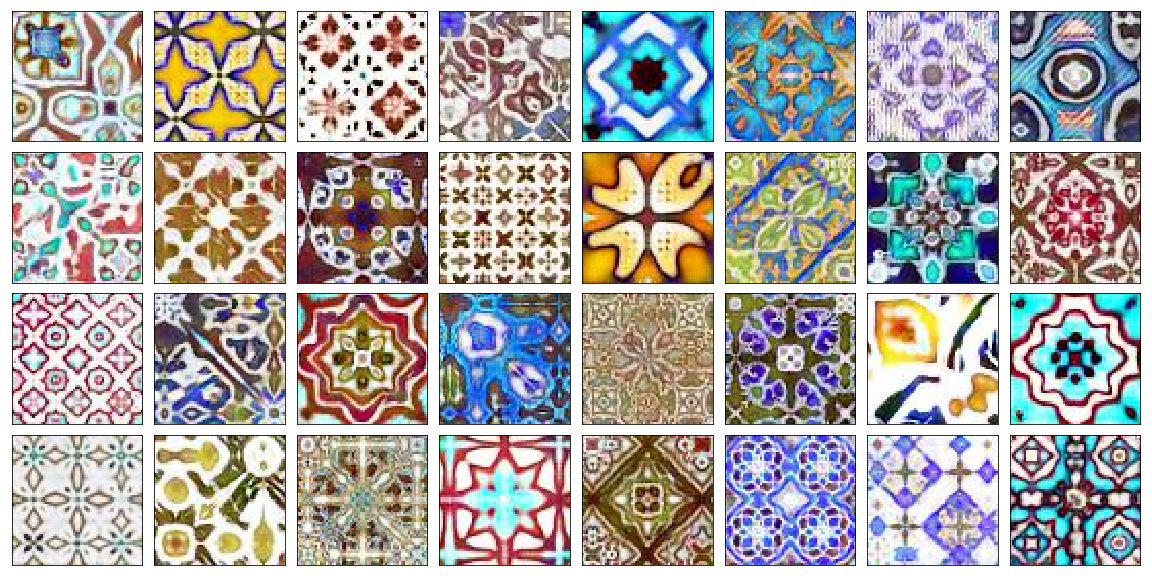
#> input picture pics/0_best.png, 1152 x 576 px
$ python -i image_utils.py   (imports and definitions only)
#> lines starting #> are read from the running program, lines starting #| are printed output that depends on the picture
import cv2


def prepare(img,
            resize=False, new_size=(64, 64),
            apply_contrast=False, contrast_channels=(0, 1, 2)
           ):
    """
    Function to prepare the file by cropping, resizing, increasing contrast, and blurring
    :param img: image to prepare
    :param resize: boolean, to resize or not
    :param new_size: if resize, what new size will be
    :param apply_contrast: boolean, to increase contrast or not
    :param contrast_channels: if apply contrast, in what colour channels
    :return: prepared image
    """
    new_img = crop(img)

    if resize:
        new_img = cv2.resize(new_img, new_size)

    if apply_contrast:
        new_img = increase_contrast(new_img, channels=contrast_channels)

    return new_img


def crop(img):
    """
    Crops image to square starting from upper left
    :param img: image to crop
    :return: cropped image
    """
    new_shape = min(img.shape[0], img.shape[1])

    return img[0:new_shape, 0:new_shape, ...]


def resize(img, new_size=(256, 256)):
    """
    Resizes image
    :param img: image to resize
    :param new_size: size after resizing
    :return: resized image
    """
    return cv2.resize(img, new_size)


def increase_contrast(img, channels=(0, 1, 2)):
    """
    Increases contrast in an image
    :param img: image to alter
    :param channels: list of channels to increase contrast in
    :return: altered image
    """
    equalized = img.copy()

    for k in channels:
        equalized[:, :, k] = cv2.equalizeHist(img[:, :, k])

    return equalized

>>> import cv2
>>> picture = cv2.imread('../pics/0_best.png')
#> picture is the input picture: shape (576, 1152, 3); mean B, G, R 167.5, 169.2, 173.2
>>> result = prepare(picture)
#> in crop, `return img[0:new_shape, 0:new_shape, ...]`:
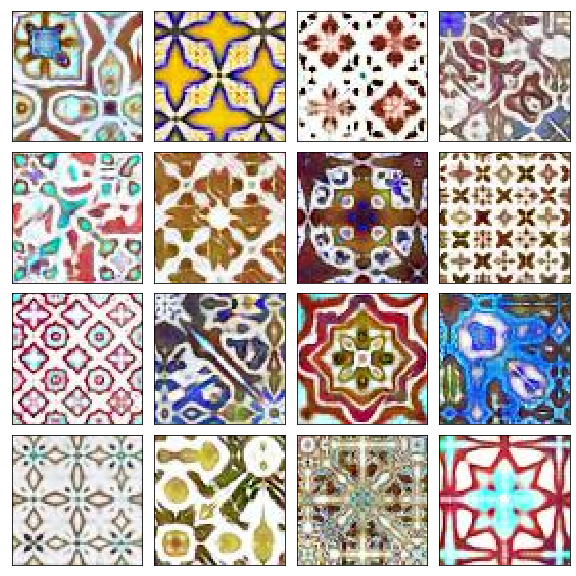
#> returned value: shape (576, 576, 3); mean of channels 0, 1, 2 167, 173.2, 184.5; drawn as B, G, R

$ run again, on pics/1_crawled.png
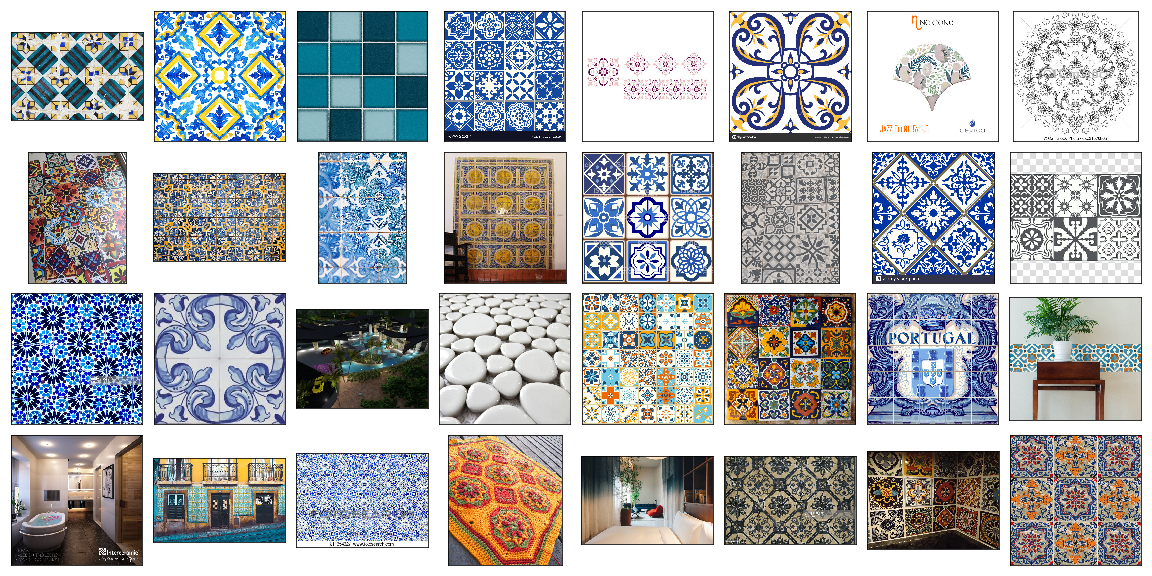
#> input picture pics/1_crawled.png, 1152 x 576 px
#> picture is the input picture: shape (576, 1152, 3); mean B, G, R 178.8, 175.6, 173.3
#> in crop, `return img[0:new_shape, 0:new_shape, ...]`:
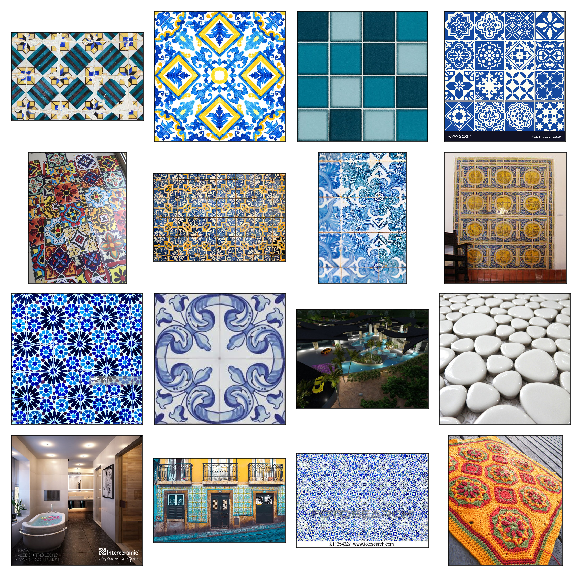
#> returned value: shape (576, 576, 3); mean of channels 0, 1, 2 175, 169.3, 163.6; drawn as B, G, R

$ run again, on pics/3_augmented.png
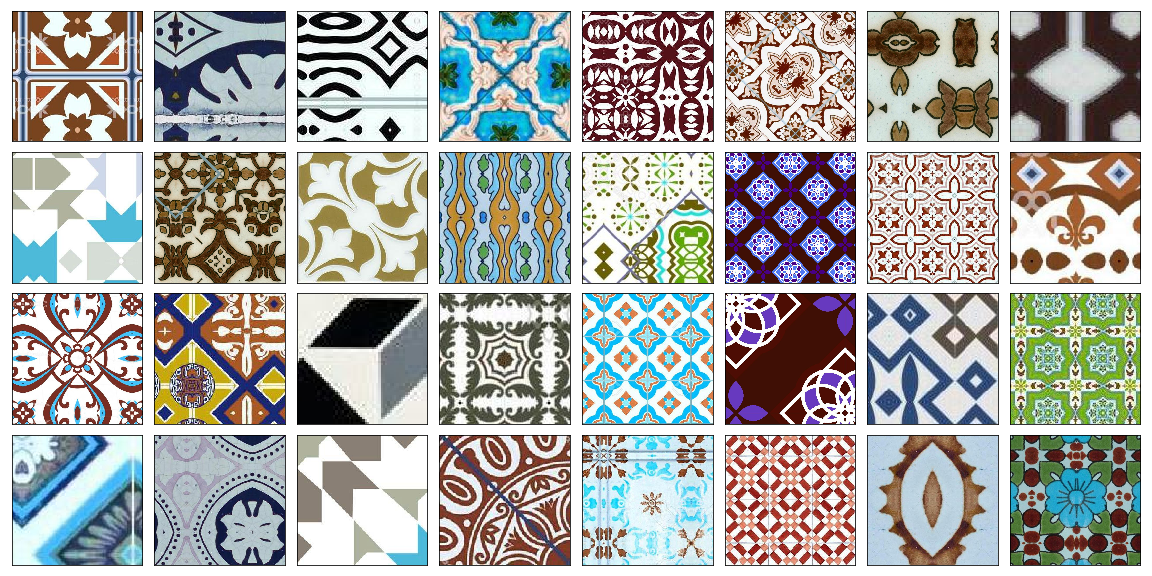
#> input picture pics/3_augmented.png, 1152 x 576 px
#> picture is the input picture: shape (576, 1152, 3); mean B, G, R 168.5, 171.8, 171.7
#> in crop, `return img[0:new_shape, 0:new_shape, ...]`:
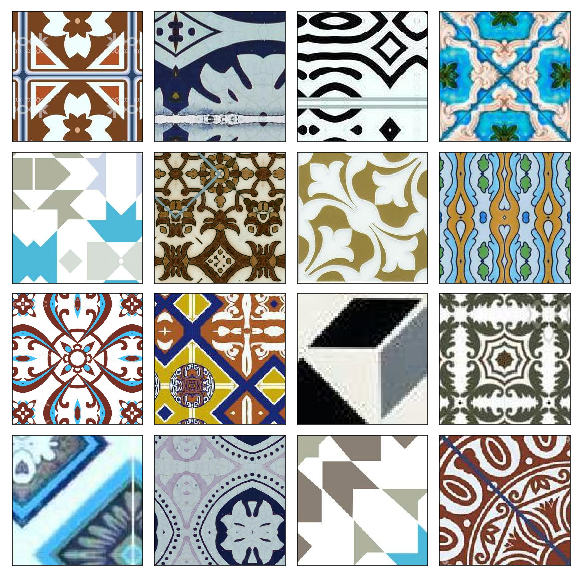
#> returned value: shape (576, 576, 3); mean of channels 0, 1, 2 172.4, 175.4, 171.6; drawn as B, G, R

$ run again, on pics/3_train_data.png
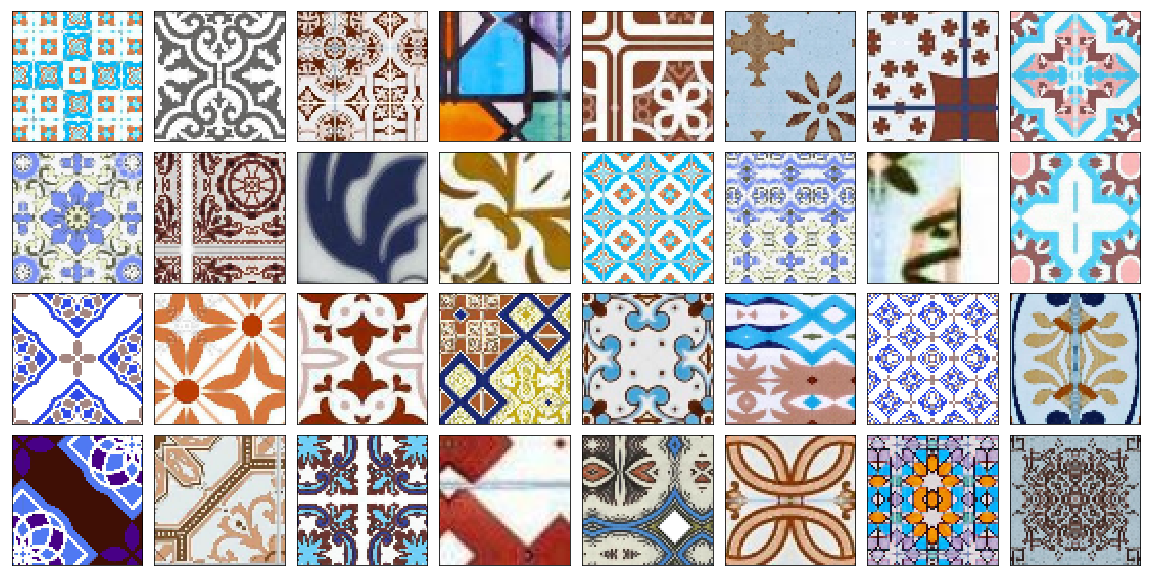
#> input picture pics/3_train_data.png, 1152 x 576 px
#> picture is the input picture: shape (576, 1152, 3); mean B, G, R 182.2, 180.2, 182.6
#> in crop, `return img[0:new_shape, 0:new_shape, ...]`:
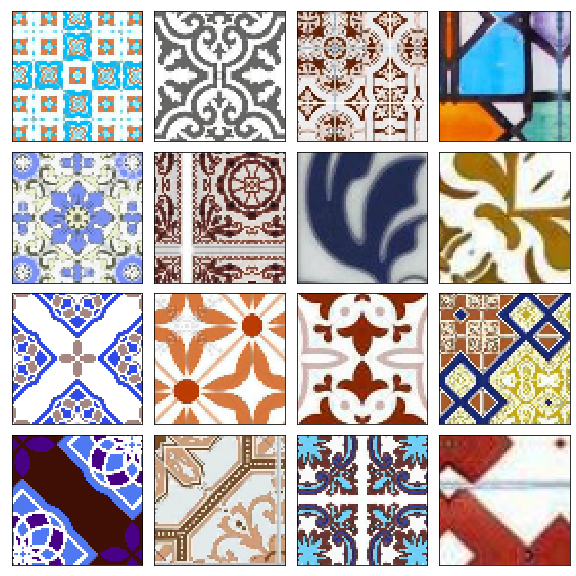
#> returned value: shape (576, 576, 3); mean of channels 0, 1, 2 175.7, 175.3, 183.3; drawn as B, G, R
